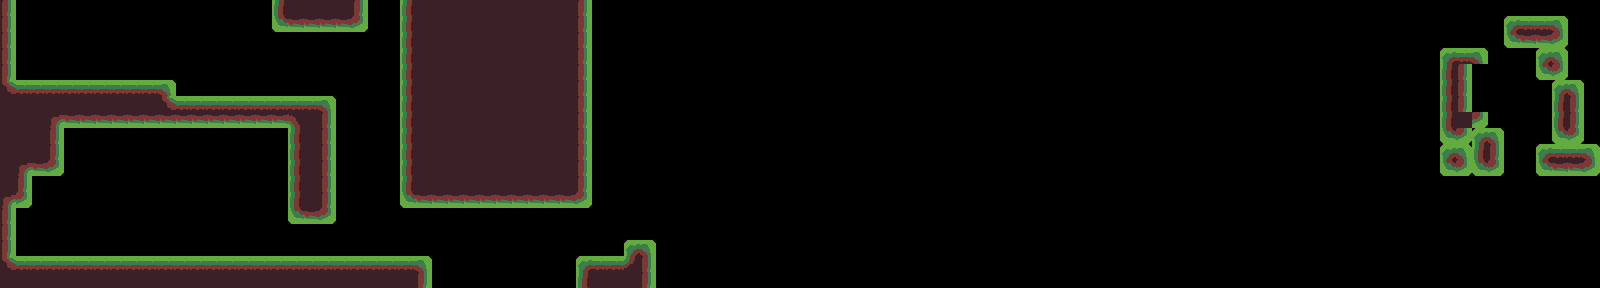

A level layout from a 2D game, rendered from its tile map. Below: a short description, then the map file with its tile-grid data intact:
An orthogonal 100x18 tile map with 16x16 px tiles, 1 tile layer (Tile Layer 1) and 19 objects.

<map version="1.5" tiledversion="1.7.2" orientation="orthogonal" renderorder="right-down" width="100" height="18" tilewidth="16" tileheight="16" infinite="0" nextlayerid="4" nextobjectid="63">
 <tileset firstgid="1" source="tileset_grass.tsx" />
 <layer id="1" name="Tile Layer 1" width="100" height="18">
  <data encoding="csv">
13,0,0,0,0,0,0,0,0,0,0,0,0,0,0,0,0,11,12,12,12,12,13,0,0,11,12,12,12,12,12,12,12,12,12,12,13,0,0,0,0,0,0,0,0,0,0,0,0,0,0,0,0,0,0,0,0,0,0,0,0,0,0,0,0,0,0,0,0,0,0,0,0,0,0,0,0,0,0,0,0,0,0,0,0,0,0,0,0,0,0,0,0,0,0,0,0,0,0,0,
13,0,0,0,0,0,0,0,0,0,0,0,0,0,0,0,0,21,22,22,22,22,23,0,0,11,12,12,12,12,12,12,12,12,12,12,13,0,0,0,0,0,0,0,0,0,0,0,0,0,0,0,0,0,0,0,0,0,0,0,0,0,0,0,0,0,0,0,0,0,0,0,0,0,0,0,0,0,0,0,0,0,0,0,0,0,0,0,0,0,0,0,0,0,1,2,2,3,0,0,
13,0,0,0,0,0,0,0,0,0,0,0,0,0,0,0,0,0,0,0,0,0,0,0,0,11,12,12,12,12,12,12,12,12,12,12,13,0,0,0,0,0,0,0,0,0,0,0,0,0,0,0,0,0,0,0,0,0,0,0,0,0,0,0,0,0,0,0,0,0,0,0,0,0,0,0,0,0,0,0,0,0,0,0,0,0,0,0,0,0,0,0,0,0,21,22,22,23,0,0,
13,0,0,0,0,0,0,0,0,0,0,0,0,0,0,0,0,0,0,0,0,0,0,0,0,11,12,12,12,12,12,12,12,12,12,12,13,0,0,0,0,0,0,0,0,0,0,0,0,0,0,0,0,0,0,0,0,0,0,0,0,0,0,0,0,0,0,0,0,0,0,0,0,0,0,0,0,0,0,0,0,0,0,0,0,0,0,0,0,0,1,2,3,0,0,0,1,3,0,0,
13,0,0,0,0,0,0,0,0,0,0,0,0,0,0,0,0,0,0,0,0,0,0,0,0,11,12,12,12,12,12,12,12,12,12,12,13,0,0,0,0,0,0,0,0,0,0,0,0,0,0,0,0,0,0,0,0,0,0,0,0,0,0,0,0,0,0,0,0,0,0,0,0,0,0,0,0,0,0,0,0,0,0,0,0,0,0,0,0,0,11,13,0,0,0,0,21,23,0,0,
14,2,2,2,2,2,2,2,2,2,3,0,0,0,0,0,0,0,0,0,0,0,0,0,0,11,12,12,12,12,12,12,12,12,12,12,13,0,0,0,0,0,0,0,0,0,0,0,0,0,0,0,0,0,0,0,0,0,0,0,0,0,0,0,0,0,0,0,0,0,0,0,0,0,0,0,0,0,0,0,0,0,0,0,0,0,0,0,0,0,11,13,0,0,0,0,0,1,3,0,
12,12,12,12,12,12,12,12,12,12,14,2,2,2,2,2,2,2,2,2,3,0,0,0,0,11,12,12,12,12,12,12,12,12,12,12,13,0,0,0,0,0,0,0,0,0,0,0,0,0,0,0,0,0,0,0,0,0,0,0,0,0,0,0,0,0,0,0,0,0,0,0,0,0,0,0,0,0,0,0,0,0,0,0,0,0,0,0,0,0,11,13,0,0,0,0,0,11,13,0,
12,12,12,4,22,22,22,22,22,22,22,22,22,22,22,22,22,22,5,12,13,0,0,0,0,11,12,12,12,12,12,12,12,12,12,12,13,0,0,0,0,0,0,0,0,0,0,0,0,0,0,0,0,0,0,0,0,0,0,0,0,0,0,0,0,0,0,0,0,0,0,0,0,0,0,0,0,0,0,0,0,0,0,0,0,0,0,0,0,0,11,12,23,0,0,0,0,11,13,0,
12,12,12,13,0,0,0,0,0,0,0,0,0,0,0,0,0,0,11,12,13,0,0,0,0,11,12,12,12,12,12,12,12,12,12,12,13,0,0,0,0,0,0,0,0,0,0,0,0,0,0,0,0,0,0,0,0,0,0,0,0,0,0,0,0,0,0,0,0,0,0,0,0,0,0,0,0,0,0,0,0,0,0,0,0,0,0,0,0,0,21,23,1,3,0,0,0,21,23,0,
12,12,12,13,0,0,0,0,0,0,0,0,0,0,0,0,0,0,11,12,13,0,0,0,0,11,12,12,12,12,12,12,12,12,12,12,13,0,0,0,0,0,0,0,0,0,0,0,0,0,0,0,0,0,0,0,0,0,0,0,0,0,0,0,0,0,0,0,0,0,0,0,0,0,0,0,0,0,0,0,0,0,0,0,0,0,0,0,0,0,1,3,11,13,0,0,1,2,2,3,
12,4,22,23,0,0,0,0,0,0,0,0,0,0,0,0,0,0,11,12,13,0,0,0,0,11,12,12,12,12,12,12,12,12,12,12,13,0,0,0,0,0,0,0,0,0,0,0,0,0,0,0,0,0,0,0,0,0,0,0,0,0,0,0,0,0,0,0,0,0,0,0,0,0,0,0,0,0,0,0,0,0,0,0,0,0,0,0,0,0,21,23,21,23,0,0,21,22,22,23,
12,13,0,0,0,0,0,0,0,0,0,0,0,0,0,0,0,0,11,12,13,0,0,0,0,11,12,12,12,12,12,12,12,12,12,12,13,0,0,0,0,0,0,0,0,0,0,0,0,0,0,0,0,0,0,0,0,0,0,0,0,0,0,0,0,0,0,0,0,0,0,0,0,0,0,0,0,0,0,0,0,0,0,0,0,0,0,0,0,0,0,0,0,0,0,0,0,0,0,0,
4,23,0,0,0,0,0,0,0,0,0,0,0,0,0,0,0,0,11,12,13,0,0,0,0,21,22,22,22,22,22,22,22,22,22,22,23,0,0,0,0,0,0,0,0,0,0,0,0,0,0,0,0,0,0,0,0,0,0,0,0,0,0,0,0,0,0,0,0,0,0,0,0,0,0,0,0,0,0,0,0,0,0,0,0,0,0,0,0,0,0,0,0,0,0,0,0,0,0,0,
13,0,0,0,0,0,0,0,0,0,0,0,0,0,0,0,0,0,21,22,23,0,0,0,0,0,0,0,0,0,0,0,0,0,0,0,0,0,0,0,0,0,0,0,0,0,0,0,0,0,0,0,0,0,0,0,0,0,0,0,0,0,0,0,0,0,0,0,0,0,0,0,0,0,0,0,0,0,0,0,0,0,0,0,0,0,0,0,0,0,0,0,0,0,0,0,0,0,0,0,
13,0,0,0,0,0,0,0,0,0,0,0,0,0,0,0,0,0,0,0,0,0,0,0,0,0,0,0,0,0,0,0,0,0,0,0,0,0,0,0,0,0,0,0,0,0,0,0,0,0,0,0,0,0,0,0,0,0,0,0,0,0,0,0,0,0,0,0,0,0,0,0,0,0,0,0,0,0,0,0,0,0,0,0,0,0,0,0,0,0,0,0,0,0,0,0,0,0,0,0,
13,0,0,0,0,0,0,0,0,0,0,0,0,0,0,0,0,0,0,0,0,0,0,0,0,0,0,0,0,0,0,0,0,0,0,0,0,0,0,1,3,0,0,0,0,0,0,0,0,0,0,0,0,0,0,0,0,0,0,0,0,0,0,0,0,0,0,0,0,0,0,0,0,0,0,0,0,0,0,0,0,0,0,0,0,0,0,0,0,0,0,0,0,0,0,0,0,0,0,0,
14,2,2,2,2,2,2,2,2,2,2,2,2,2,2,2,2,2,2,2,2,2,2,2,2,2,3,0,0,0,0,0,0,0,0,0,1,2,2,15,13,0,0,0,0,0,0,0,0,0,0,0,0,0,0,0,0,0,0,0,0,0,0,0,0,0,0,0,0,0,0,0,0,0,0,0,0,0,0,0,0,0,0,0,0,0,0,0,0,0,0,0,0,0,0,0,0,0,0,0,
12,12,12,12,12,12,12,12,12,12,12,12,12,12,12,12,12,12,12,12,12,12,12,12,12,12,13,0,0,0,0,0,0,0,0,0,11,12,12,12,13,0,0,0,0,0,0,0,0,0,0,0,0,0,0,0,0,0,0,0,0,0,0,0,0,0,0,0,0,0,0,0,0,0,0,0,0,0,0,0,0,0,0,0,0,0,0,0,0,0,0,0,0,0,0,0,0,0,0,0
</data>
 </layer>
 <objectgroup id="2" name="Entities">
  <object id="1" gid="41" x="48" y="256" width="16" height="16" />
  <object id="3" gid="42" x="144" y="256" width="16" height="16" />
  <object id="5" gid="42" x="160" y="256" width="16" height="16" />
  <object id="43" gid="44" x="96" y="160" width="16" height="16" />
  <object id="44" gid="44" x="96" y="144" width="16" height="16" />
  <object id="46" gid="44" x="32" y="48" width="16" height="16" />
  <object id="47" gid="44" x="32" y="64" width="16" height="16" />
  <object id="48" gid="44" x="32" y="80" width="16" height="16" />
  <object id="49" gid="44" x="48" y="80" width="16" height="16" />
  <object id="50" gid="44" x="48" y="64" width="16" height="16" />
  <object id="51" gid="44" x="48" y="48" width="16" height="16" />
  <object id="55" gid="42" x="176" y="256" width="16" height="16" />
  <object id="56" gid="42" x="192" y="256" width="16" height="16" />
  <object id="57" gid="42" x="208" y="256" width="16" height="16" />
  <object id="58" gid="42" x="224" y="256" width="16" height="16" />
  <object id="59" gid="42" x="112" y="80" width="16" height="16" />
  <object id="60" gid="42" x="128" y="80" width="16" height="16" />
  <object id="61" gid="44" x="448" y="224" width="16" height="16" />
  <object id="62" gid="44" x="464" y="224" width="16" height="16" />
 </objectgroup>
</map>